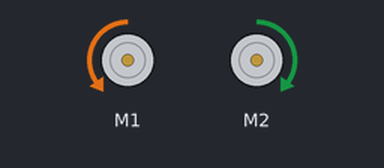
This sketch was run on a simulated Arduino Uno, built with avr-gcc and run on an emulated ATmega328P. Shown: 2 × DC motor (green arrow = forward, orange = backward, longer = faster). What the sketch prints to the serial monitor is not drawn.

Above: at 0.1 s.
Timing chart, 0 to 1.6 s (numbered marks = the images above):
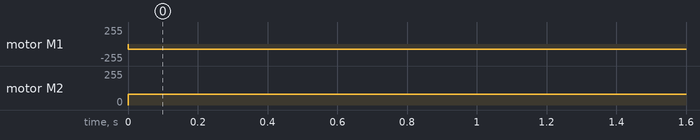

The sketch:

lineFollower.ino
```cpp
/**
 * @file    lineFollower.ino
 * @author  Guillaume Gibert
 * @version V0.1
 * @date    2021/04/21
 * @brief   Description: this code drives the robot to follow a line.
 *
 * Function List:
 * 1. uint8_t lineFollower::readSensors(void)
 *
 */
#include "MeMCore.h"

// vars to change
double _Kp_angle = -5.0;
double _speedIncrement = 1.0;
double _translationalSpeed = 0.0;
const float _fps = 1000.0; // frame rate to send data

// declare line follower sensor
MeLineFollower lineFinder(PORT_2); /* Line Finder module can only be connected to PORT_3, PORT_4, PORT_5, PORT_6 of base shield. */

// declare motors
MeDCMotor _leftMotor(9);
MeDCMotor _rightMotor(10);

// robot characteristics
double _wheelDiameter = 6.0; //cm
double _distanceBetweenWheels = 11.5; //cm
int _basicMotorSpeed = 80;

void setup()
{
  // initialize the serial port
  Serial.begin(9600);

  // set no speed for left and right motors
  _leftMotor.run((9)==M1?-(0):(0));
  _rightMotor.run((10)==M1?-(0):(0));

  _translationalSpeed = _basicMotorSpeed;
}

void loop()
{
  // record the start time
  unsigned long startTime = micros(); // in microseconds

  // set the basic command to go straight
  double v = _basicMotorSpeed * (_wheelDiameter/2);
  double w = 0.0;

  // read the sensor
  int sensorState = lineFinder.readSensors();
  switch(sensorState)
  {
    case S1_IN_S2_IN:
      Serial.println("Sensor 1 and 2 are inside of black line");
      //_translationalSpeed += _speedIncrement;
      _Kp_angle = 0.0;
      break;
    case S1_IN_S2_OUT:
      Serial.println("Sensor 2 is outside of black line");
      _Kp_angle = 1.0;
      //_translationalSpeed -= _speedIncrement;
      break;
    case S1_OUT_S2_IN:
      Serial.println("Sensor 1 is outside of black line");
      _Kp_angle = -1.0;
      //_translationalSpeed -= _speedIncrement;
      break;
    case S1_OUT_S2_OUT:
      Serial.println("Sensor 1 and 2 are outside of black line");
      _Kp_angle = 0.0;
      //_translationalSpeed -= _speedIncrement;
      break;
    default:
      break;
  }

  //
  w = _Kp_angle * _basicMotorSpeed;
  v = _translationalSpeed * (_wheelDiameter/2);
  move(v, w);
/*
  unsigned long currentTime = micros(); // in microseconds
  unsigned long elapsedTime = currentTime - startTime; // in microseconds
  unsigned long waitingTime = 1000000.0/_fps - elapsedTime; // in microseconds

  // wait to keep a constant framerate
  if (waitingTime < 16384) //(see https://www.arduino.cc/reference/en/language/functions/time/delaymicroseconds/)
    delayMicroseconds(waitingTime); // in microseconds
  else
    delay(waitingTime / 1000); // in milliseconds
    */
}


void move(double v, double w)
{
  // compute the command
  double leftWheelSpeed  =  v / (_wheelDiameter/2) - _distanceBetweenWheels * w / (_wheelDiameter) ;
  double rightWheelSpeed  = v / (_wheelDiameter/2) + _distanceBetweenWheels * w / (_wheelDiameter) ;

  // crop wheel speed
  if (leftWheelSpeed > 250)
    leftWheelSpeed = 250;
  if (rightWheelSpeed > 250)
    rightWheelSpeed = 250;

  // send the commands
  _leftMotor.run((9)==M1?-(leftWheelSpeed):(leftWheelSpeed));
  _rightMotor.run((10)==M1?-(rightWheelSpeed):(rightWheelSpeed));
}

void stop()
{
  _leftMotor.stop();
  _rightMotor.stop();
}
```

Measured:
- by itself, motor M1: stopped → backward 80/255 at 0.00 s
- by itself, motor M2: stopped → forward 80/255 at 0.00 s
